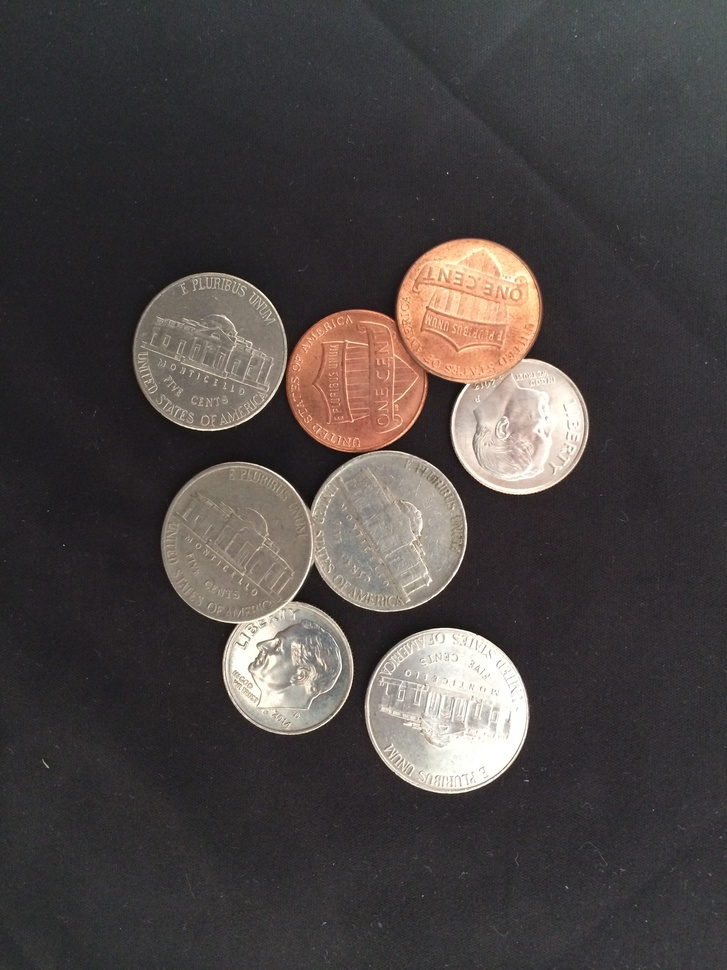
%> input picture test-images/42c.jpg, 727 x 970 px, shrunk from 2448 x 3264 before the run
$ octave --eval "result = eliminateLight(imread('test-images/42c.jpg'));"   (GNU Octave 9; MATLAB toolbox functions it lacks are replaced by stand-ins)
%> lines starting %> are read from the running program, lines starting %| are printed output that depends on the picture
function imgGrayEven = eliminateLight(image)
% eliminateLight eliminate the influence of uneven light
%   input: image, RGB image, double.
%   output: imgGrayEven, gray image with even light
  imagHSV = rgb2hsv(image);
%> imagHSV: size 970x727x3 double; mean H, S, V 0.573, 0.106, 0.297
  H = fspecial('gaussian', [100 100], 10);
  v_gaussian = imfilter(imagHSV(:,:,3), H, 'replicate');
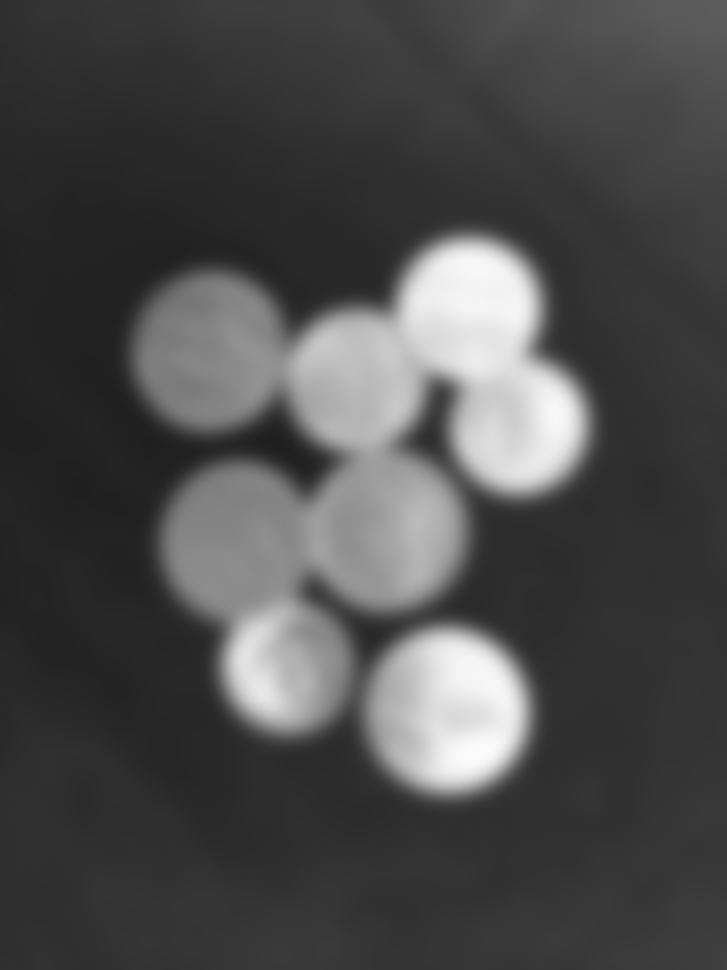
%> v_gaussian: size 970x727 double; min 0.121, max 0.99, mean 0.297
  sz = size(imagHSV(:,:,3));
%> sz = [970 727]
  v_m = mean(mean(imagHSV(:,:,3)));
%> v_m = 0.297
  v_mean = ones(sz(1),sz(2)).*v_m;
%> v_mean: size 970x727 double; every value is 0.297
  imagHSV(:,:,3) = imagHSV(:,:,3) - v_gaussian + v_mean;
%> imagHSV: size 970x727x3 double; mean H, S, V 0.573, 0.106, 0.297
  imgGrayEven = hsv2rgb(imagHSV);
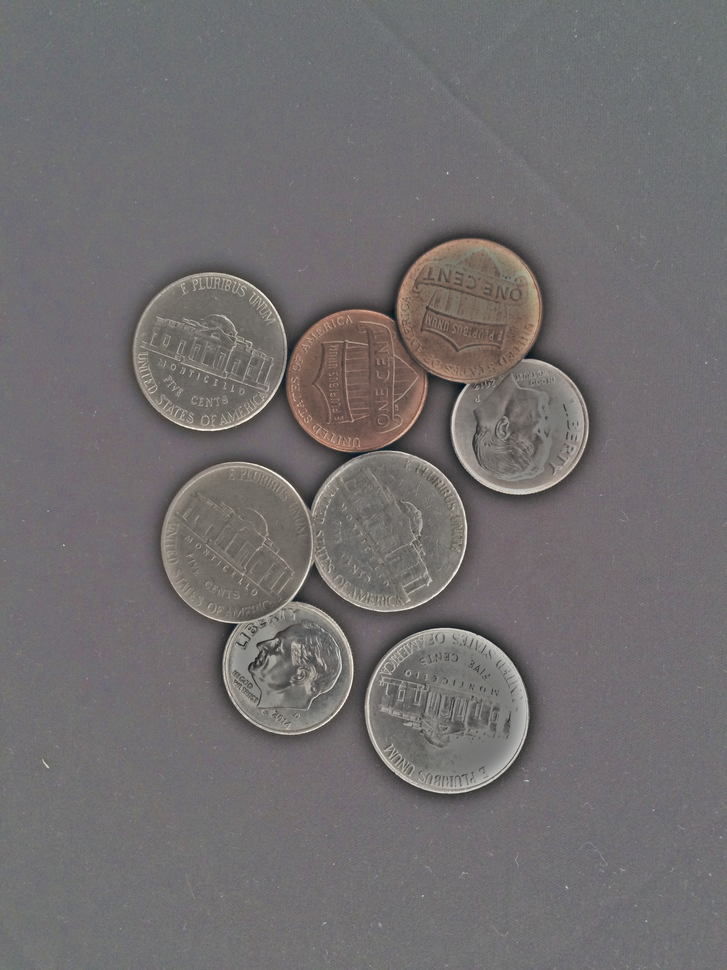
%> imgGrayEven: size 970x727x3 double; mean R, G, B 0.29, 0.274, 0.28; drawn with min black and max white
  imgGrayEven = rgb2gray(imgGrayEven);
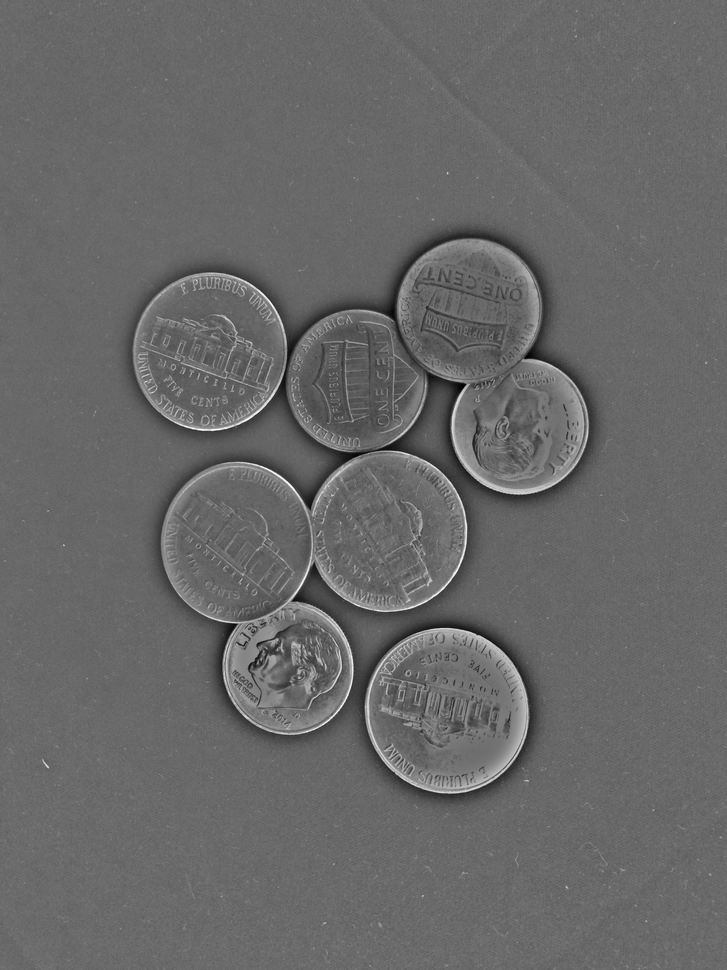
%> imgGrayEven: size 970x727 double; min -0.168, max 0.924, mean 0.28; drawn with min black and max white
end

$ run again, on test-images/46c.jpg
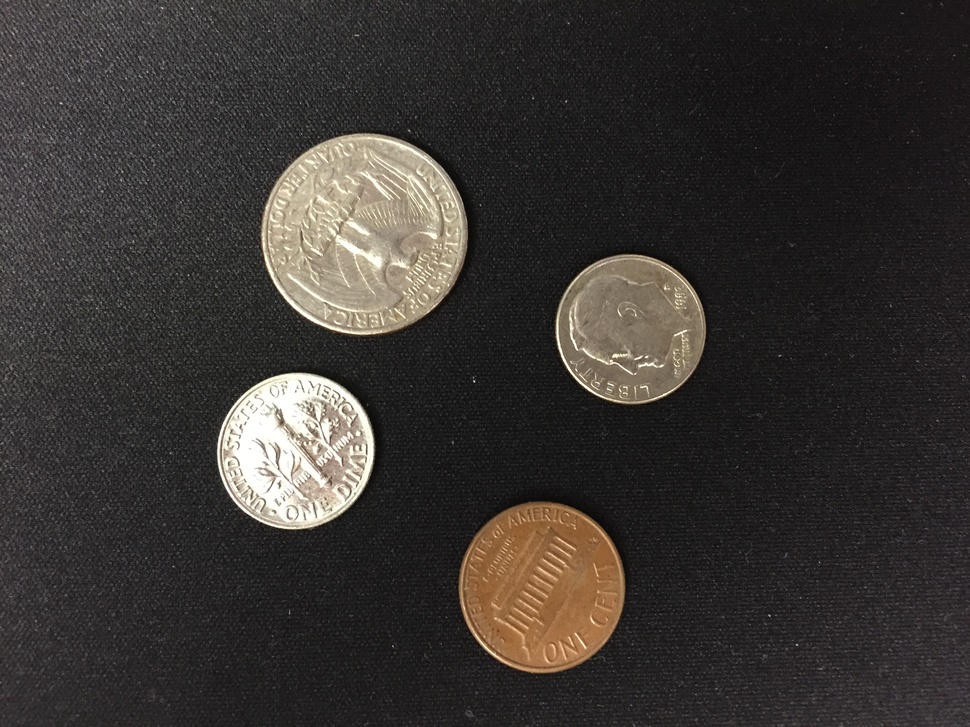
%> input picture test-images/46c.jpg, 970 x 727 px, shrunk from 3264 x 2448 before the run
%> in eliminateLight, `v_gaussian = imfilter(imagHSV(:,:,3), H, 'replicate');`:
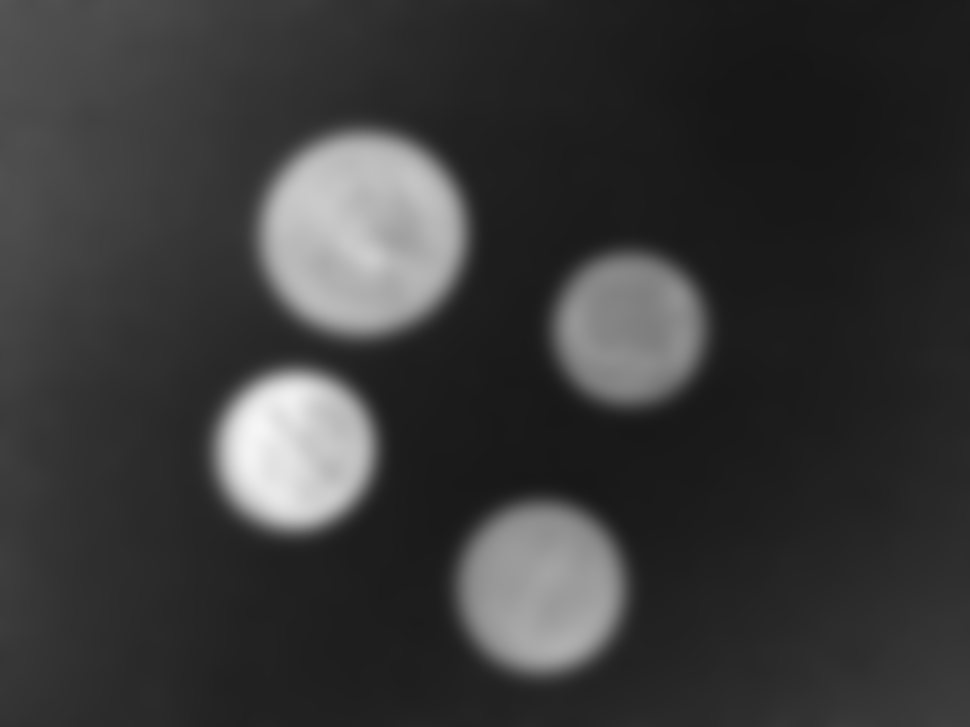
%> v_gaussian: size 727x970 double; min 0.09, max 0.964, mean 0.225
%> sz = [727 970]
%> v_m = 0.225
%> v_mean: size 727x970 double; every value is 0.225
%> in eliminateLight, `imgGrayEven = hsv2rgb(imagHSV);`:
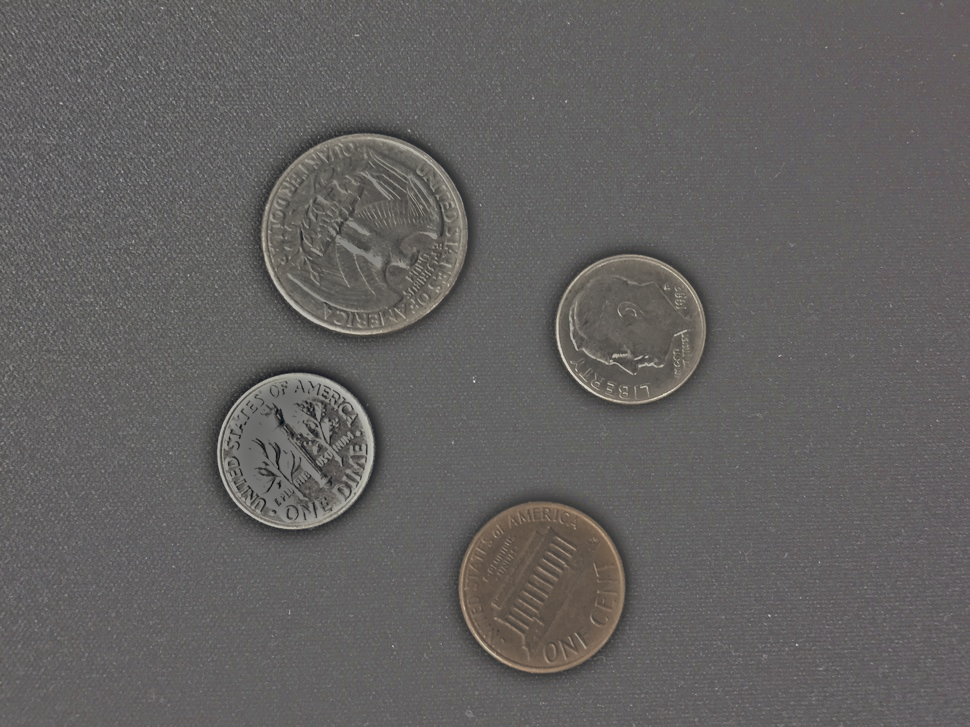
%> imgGrayEven: size 727x970x3 double; mean R, G, B 0.225, 0.212, 0.209; drawn with min black and max white

$ run again, on test-images/70c.jpg
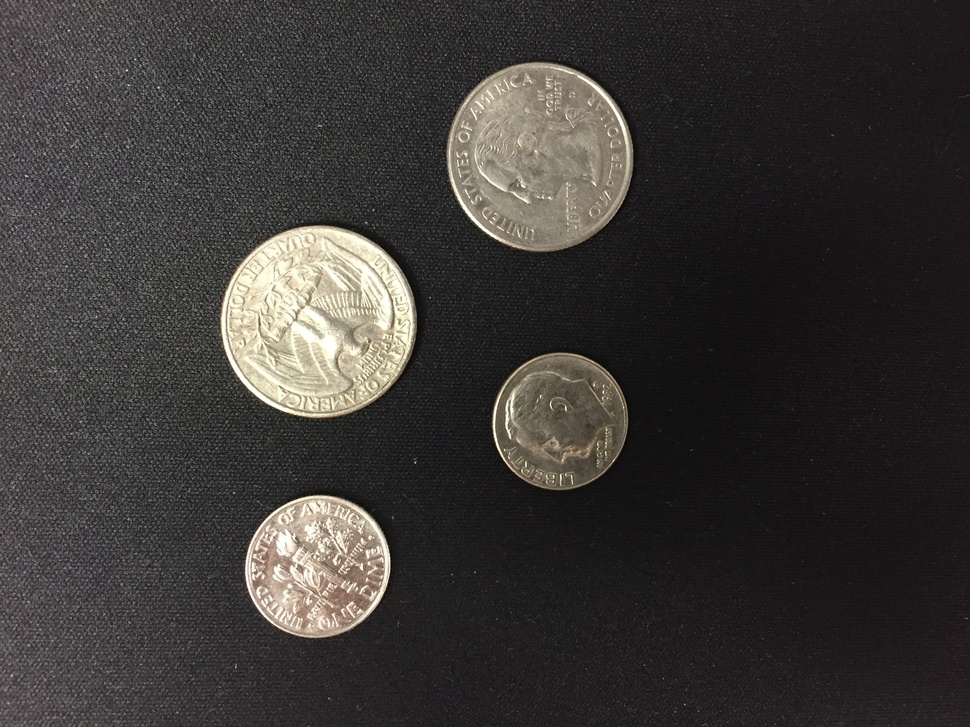
%> input picture test-images/70c.jpg, 970 x 727 px, shrunk from 3264 x 2448 before the run
%> in eliminateLight, `v_gaussian = imfilter(imagHSV(:,:,3), H, 'replicate');`:
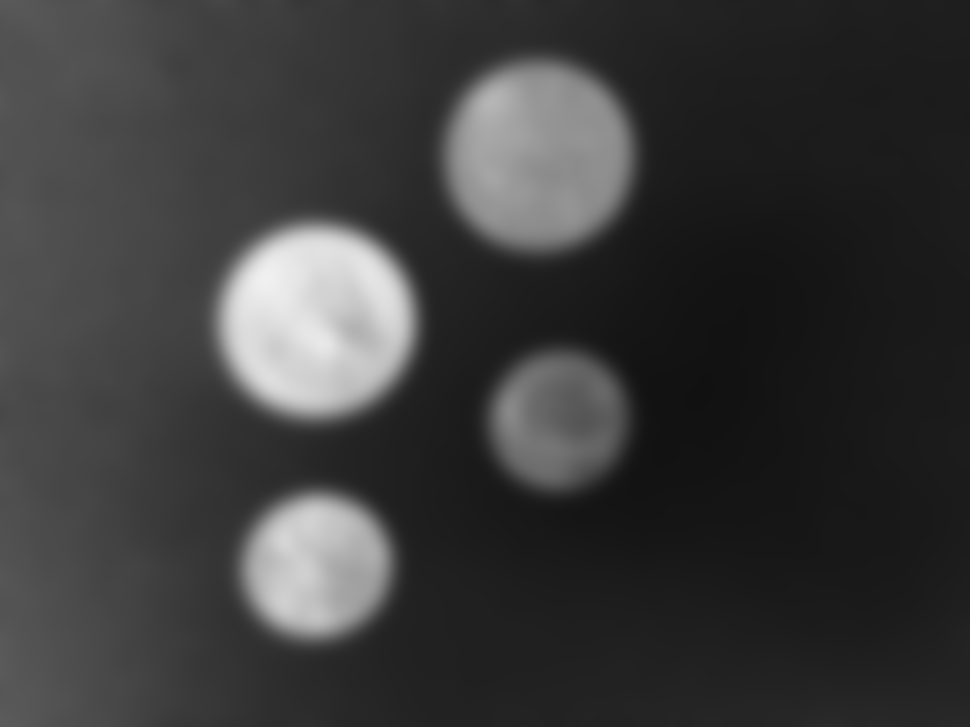
%> v_gaussian: size 727x970 double; min 0.0701, max 0.943, mean 0.232
%> sz = [727 970]
%> v_m = 0.233
%> v_mean: size 727x970 double; every value is 0.233
%> in eliminateLight, `imgGrayEven = hsv2rgb(imagHSV);`:
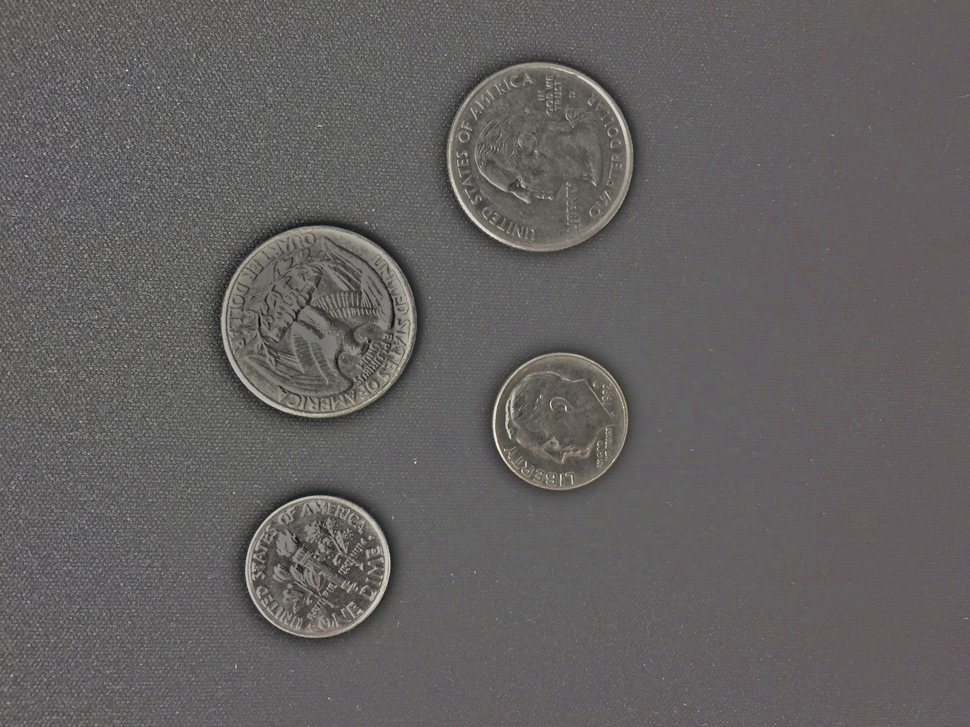
%> imgGrayEven: size 727x970x3 double; mean R, G, B 0.232, 0.219, 0.218; drawn with min black and max white

$ run again, on test-images/all_dimes_40c.jpg
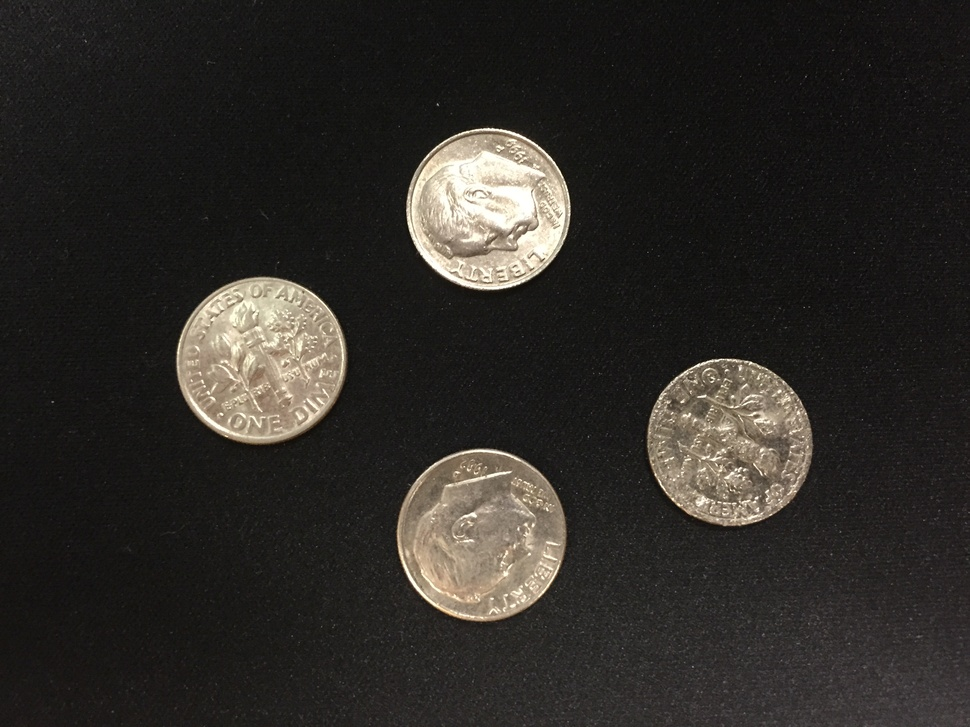
%> input picture test-images/all_dimes_40c.jpg, 970 x 727 px, shrunk from 3264 x 2448 before the run
%> in eliminateLight, `v_gaussian = imfilter(imagHSV(:,:,3), H, 'replicate');`:
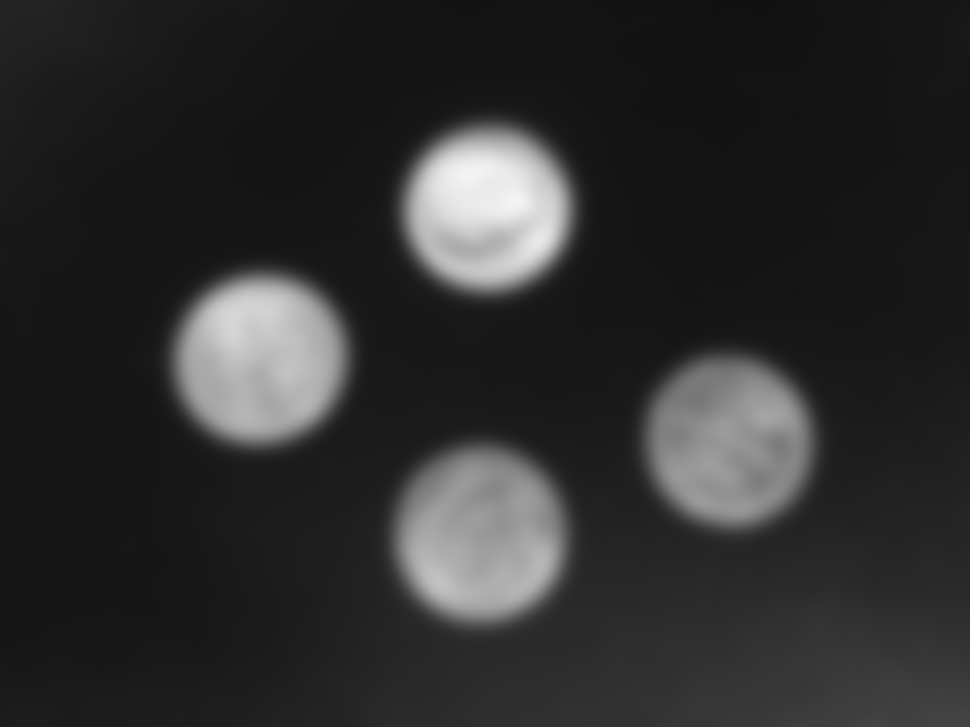
%> v_gaussian: size 727x970 double; min 0.0662, max 0.956, mean 0.182
%> sz = [727 970]
%> v_m = 0.182
%> v_mean: size 727x970 double; every value is 0.182
%> in eliminateLight, `imgGrayEven = hsv2rgb(imagHSV);`:
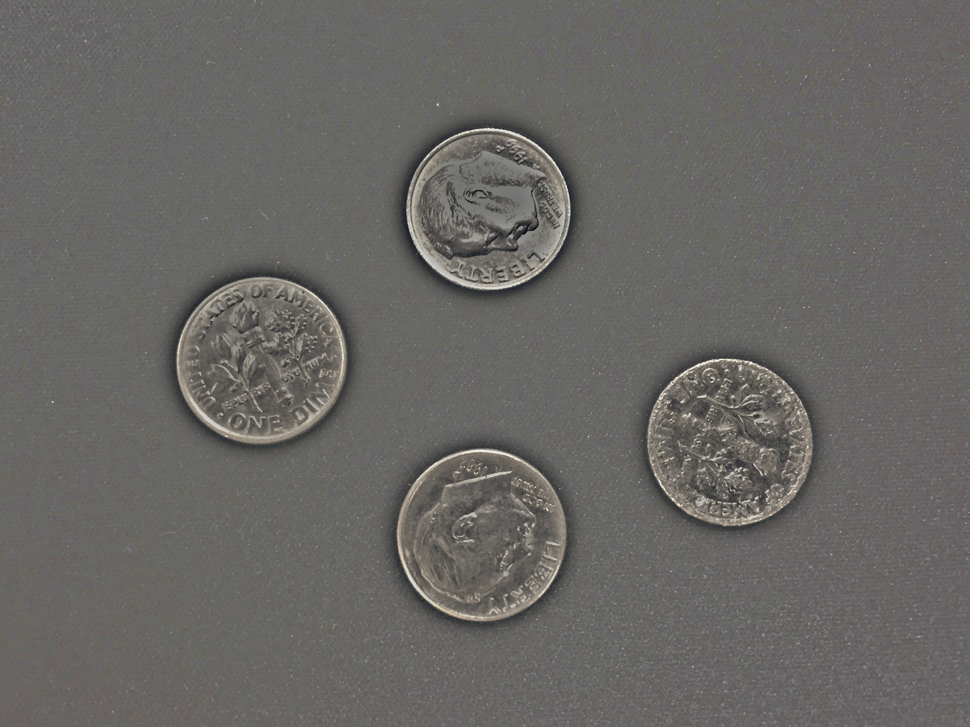
%> imgGrayEven: size 727x970x3 double; mean R, G, B 0.182, 0.174, 0.163; drawn with min black and max white
